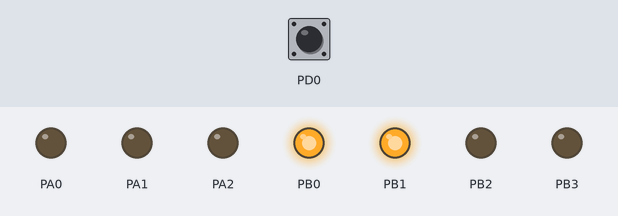
The program below on a simulated ATmega2560, built with avr-gcc and emulated at 16 MHz. Parts: output pins drawn as LEDs (lit = HIGH). The test bench sets the inputs (shaded band); at power-on: PD0 HIGH.

Above: at 0.05 s.
At 9.85 s:
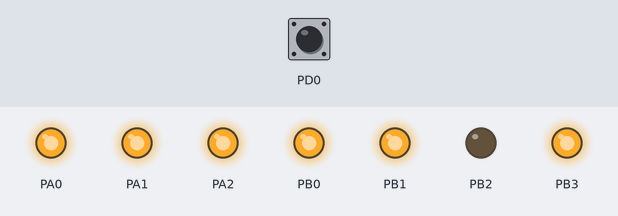
At 19.95 s:
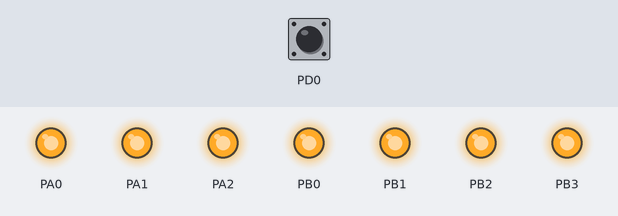
At 39.95 s:
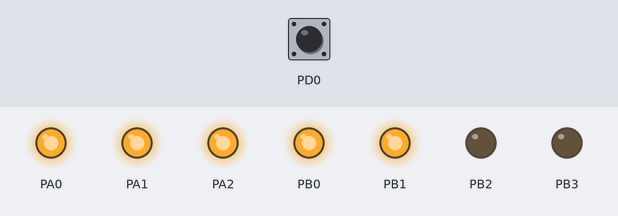
Timing chart, 0 to 40.0 s (numbered marks = the images above):
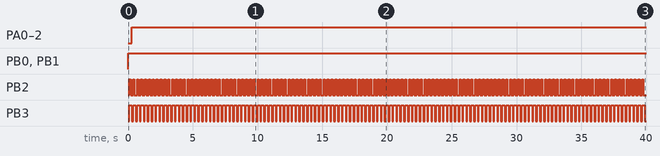

Measured:
- by itself, PA0–2: LOW → HIGH at 0.30 s
- by itself, PB0, PB1: LOW → HIGH at 0.00 s
- by itself, PB2: alternates HIGH for 0.10 s and LOW for 0.20 s
- by itself, PB3: alternates HIGH for 0.20 s and LOW for 0.10 s

The program:

Color_Sensor_Demo_Code.c
```c
/*
*
* Team Id: 1508
* Author List: Gudapati Nitish, Deepak S V, Jinesh R, Himadri Poddar
* Filename: Color Sensor Demo Code.c
* Theme: Nutty Squirrel -- Specific to eYRC
* Functions: rgb_port_config (), color_sensor_pin_config(), color_sensor_pin_interrupt_init(), ISR(INT0_vect), init_devices(), filter_red(), filter_green(), filter_blue(), filter_clear(), color_sensor_scaling(), red_read(), green_read(), blue_read()
* Global Variables: pulse, red, green, blue
*
*/

/*
 * Color_Sensor.c
 *
 * Created: 01-12-2018 14:45:11
 * Author: e-yantra Team

This experiment demonstrates the use of Color Sensor.

Micro-controller: atmega2560
Optimization: -O0  (For more information read section: Selecting proper optimization
options below figure 2.22 in the Software Manual)
*/

/*
*	Pins and Connections:
*		Red, Green, Blue LEDs -> PA0, PA1, PA2 (Digital Pins - 22, 23, 24) respectively
*		Color Sensor:
*			S0, S1, S2, S3 -> PB0, PB1, PB2, PB3 (Digital Pins - 50, 51, 52, 52) respectively
*			OUT -> PD0 (Pin - 21)
*/

#define F_CPU 16000000			// define F_CPU value
#include <avr/io.h>
#include <avr/interrupt.h>
#include <util/delay.h>
#include <math.h>				// included to support power function

// You can declare here global variable as per your requirement
int pulse = 0, red = 0, green = 0, blue = 0;	// pulse counters for red, green and blue

void rgb_port_config (void)
{
	/*****************************************
	Define DDR and PORT values for the port on which RGB LED is connected
	******************************************/
	DDRA  |=  0x07;
	PORTA &=~ 0x07;
}

void color_sensor_pin_config(void)
{
	/*****************************************
	Define DDR and PORT values for the port on which Color sensor is connected
	******************************************/
	DDRD &=~ 0x01;		// Set the direction of the PORTD pin 0 as input
	DDRB |= 0x0F;		// Set S0,S1,S2 & S3 as output pins
	PORTD |= 0x01;		// Enable internal pull-up for PORTD 0 pin
}


void color_sensor_pin_interrupt_init(void) // Interrupt 0 enable
{
	cli();				// Clears the global interrupt
	EICRA |= 0x02;		// INT0 is set to trigger with falling edge
	EIMSK |= 0x01;		// Enable Interrupt INT0 for color sensor
	sei();				// Enables the global interrupt
}

// ISR for color sensor
ISR(INT0_vect)	// Pass the timer number in place of n in INTn_vect
{
	// increment on receiving pulse from the color sensor
	pulse++;
}

void init_devices(void)
{
	cli();								// Clears the global interrupt
	rgb_port_config();					// Initialize all the ports here
	color_sensor_pin_config();
	color_sensor_pin_interrupt_init();
	sei();								// Enables the global interrupt
}

// Filter Selection

void filter_red(void)	// Used to select red filter
{
	// Filter Select - red filter
	// set S2 low
	// set S3 low
	PORTB &=~ 0x0C;
}

void filter_green(void)	//Used to select green filter
{
	//Filter Select - green filter
	//set S2 High
	//set S3 High
	PORTB |= 0x0C;
}

void filter_blue(void)	// Used to select blue filter
{
	// Filter Select - blue filter
	// set S3 High
	// set S2 low
	PORTB |=  0x08;
	PORTB &=~ 0x04;
}

void filter_clear(void)	// select no filter
{
	// Filter Select - no filter
	// set S3 Low
	// set S2 High
	PORTB &=~  0x08;
	PORTB |=   0x04;
}

// Color Sensing Scaling
void color_sensor_scaling()	// This function is used to select the scaled down version of the original frequency of the output generated by the color sensor, generally 20% scaling is preferable, though you can change the values as per your application by referring datasheet
{
	// Output Scaling 20% from datasheet
	// set S1 high
	// set S0 high
	PORTB |= 0x02;
	PORTB |= 0x01;
}

void red_read(void)	// function to select red filter and display the count generated by the sensor on LCD. The count will be more if the color is red. The count will be very less if its blue or green.
{
	// Red
	filter_red();			// select red filter
	pulse = 0;				// reset the count to 0
	_delay_ms(100);			// capture the pulses for 100 ms or 0.1 second
	red = pulse;			// store the count in variable called red
}

void green_read(void) // function to select green filter and display the count generated by the sensor on LCD. The count will be more if the color is green. The count will be very less if its blue or red.
{
	// Green
	filter_green();			// select green filter
	pulse = 0;				// reset the count to 0
	_delay_ms(100);			// capture the pulses for 100 ms or 0.1 second
	green = pulse;			// store the count in variable called green
}

void blue_read(void) // function to select blue filter and display the count generated by the sensor on LCD. The count will be more if the color is blue. The count will be very less if its red or green.
{
	// Blue
	filter_blue();			// select blue filter
	pulse = 0;				// reset the count to 0
	_delay_ms(100);			// capture the pulses for 100 ms or 0.1 second
	blue = pulse;			// store the count in variable called blue
}

int main(void)
{
	init_devices();
	color_sensor_scaling();

	while(1)
	{
		// Write your code here
		red_read();
		green_read();
		blue_read();
		if((red < 3000) && (blue < 3000) && (green < 3000))
		{
			PORTA = 0x07;				// Switch off RGB LED in case of black detection
		}
		else if(red > green)
		{
			if(red > blue)
			{
				PORTA = 0x06;			// Glow only RED
			}
			else
			{
				PORTA = 0x03;			// Glow only BLUE
			}
		}
		else if(blue > green)
		{
			PORTA = 0x03;				// Glow only BLUE
		}
		else
		{
			PORTA = 0x05;				// Glow only GREEN
		}
	}
}
```
